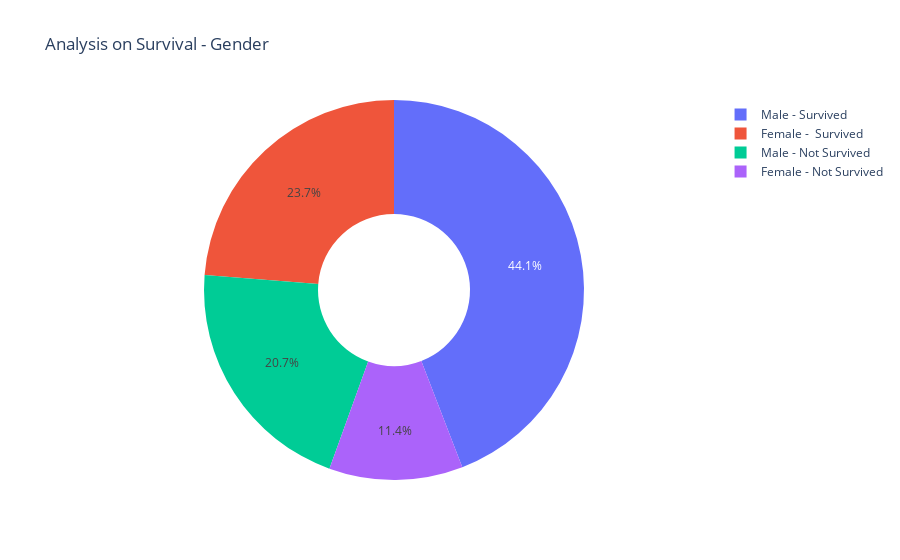

Source (notebook cell):
### Code cell
# Analysis using Plotly which tells us about survived people from Cancer

male = df[df["sex"]==1]
female = df[df["sex"]==0]

male_survi = male[df["DEATH_EVENT"]==0]
male_not = male[df["DEATH_EVENT"]==1]
female_survi = female[df["DEATH_EVENT"]==0]
female_not = female[df["DEATH_EVENT"]==1]

labels = ['Male - Survived','Male - Not Survived', "Female -  Survived", "Female - Not Survived"]
values = [len(male[df["DEATH_EVENT"]==0]),len(male[df["DEATH_EVENT"]==1]),
         len(female[df["DEATH_EVENT"]==0]),len(female[df["DEATH_EVENT"]==1])]
fig = go.Figure(data=[go.Pie(labels=labels, values=values, hole=.4)])
fig.update_layout(
    title_text="Analysis on Survival - Gender")
fig.show()

### Figure 1 — Plotly figure (JSON) as saved in the notebook; plotly's stock layout.template omitted (floating-point values rounded to 4 significant figures)
{"data": [{"hole": 0.4, "labels": ["Male - Survived", "Male - Not Survived", "Female -  Survived", "Female - Not Survived"], "type": "pie", "values": [132, 62, 71, 34]}], "layout": {"title": {"text": "Analysis on Survival - Gender"}}}
